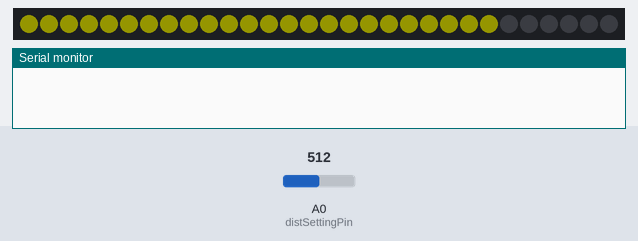
The sketch below on a simulated Arduino Uno, built with avr-gcc and run on an emulated ATmega328P. Shown: 30 RGB LEDs in strip order, left to right, the last lines printed to the serial monitor. Inputs (shaded band) come from the test bench; at power-on: A0 (distSettingPin) = 512. Dim RGB values are drawn brighter than linear.

Above: at 1.3 s.
1.4 s: A0 (distSettingPin) set to 628
At 2.3 s:
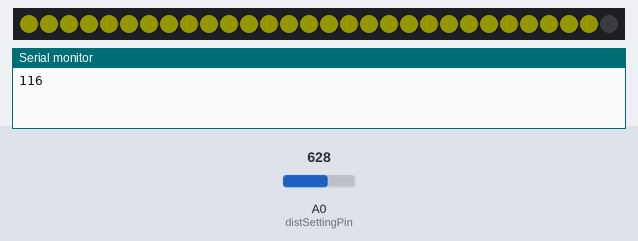
3.0 s: A0 (distSettingPin) set to 658
4.6 s: A0 (distSettingPin) set to 511
At 5.9 s:
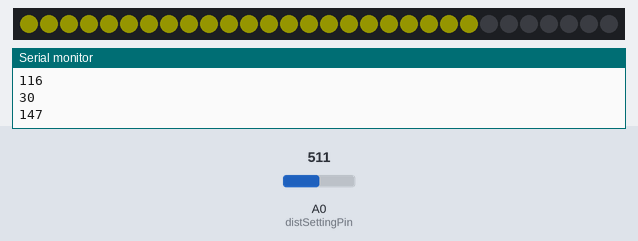
6.2 s: A0 (distSettingPin) set to 716
At 7.3 s:
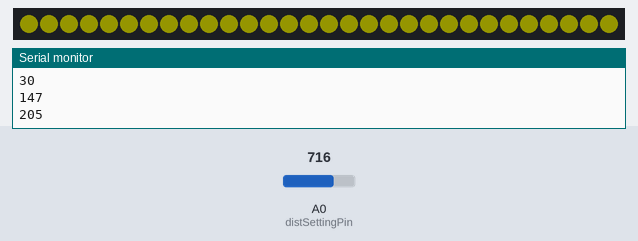
Timing chart, 0 to 8.8 s (numbered marks = the images above; inputs shaded):
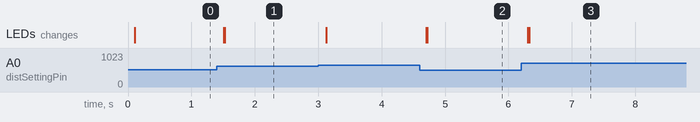

The sketch:

Parking_Sensor_V2.ino
```cpp
#include <Adafruit_NeoPixel.h>
#include <NewPing.h>

//Settings
int mode = 0;
int ledCount = 30;
int ledHalf = ledCount/2;
int distSetting = 12; //default setting for the golden distance
int distSettingPin = A0;
int ledPin = 12;
int tPin = 4, ePin = 5;
int distSettingAnalogValue = 0;
//delete these variables
int checktimes = 0;

NewPing sonar(tPin, ePin, 305); // 306 = approx. 10 feet. For timeout reasons.
Adafruit_NeoPixel strip = Adafruit_NeoPixel(ledCount, ledPin, NEO_GRB + NEO_KHZ800);

uint32_t red = strip.Color(255,0,0);
uint32_t green = strip.Color(0,255,0);
uint32_t yellow = strip.Color(255,255,0);

void setup(){
  Serial.begin(9600);

  pinMode(ledPin, OUTPUT);
  strip.begin();
  strip.setBrightness(20);
  strip.show();
  setDistanceSetting(analogRead(distSettingPin));
}

void loop(){
  checkSettings();

}

void checkSettings(){
  int analogValue1 = analogRead(distSettingPin);
  int potCheck = (analogValue1/1024.0) * 48;
  if(potCheck <= 3){ //check to see if the distance is less than 3, and if it is, change it to 3
    potCheck = 3;
  }

  if(abs(analogValue1-distSettingAnalogValue) >= 10){
    Serial.println(abs(analogValue1-distSettingAnalogValue));
    //Serial.print("checkSetting\t");
    //Serial.println(checktimes);
    checktimes++;// remember to delete this line
    setDistanceSetting(analogValue1);

  }
}

void setDistanceSetting(int analogv){

  distSettingAnalogValue = analogv;
  //Serial.print(analogValue);
  //Serial.print("\t");
  int distCheck = (analogv/1024.0) * 48; //48 inches or 4 ft max distance (any further would be a small window)
  if(distCheck <= 3){ //check to see if the distance is less than 3, and if it is, change it to 3
    distSetting = 3;
  }
  else{
    distSetting = distCheck;
  }
  //Serial.println(distSetting);
  displayDistanceSetting();
}

void displayDistanceSetting(){
  //int reading = sonar.convert_in(sonar.ping_median(3));
  int reading = 21;
  uint32_t setDistColor = yellow;
  int distSet = 22;
  if(reading == distSetting){
    setDistColor = green;
    Serial.print("True\t");
   Serial.print(distSet);
   Serial.print("\t");
   Serial.println(reading);
  }

  if(reading > ledCount){
    int leftover = distSetting - ledCount;
    for(int i = 0; i < ledCount; i++){
      strip.setPixelColor(i, setDistColor);
      strip.show();
      delay(100);
    }
    for(int i = ledCount; i < leftover; i++){
      strip.setPixelColor(i, setDistColor);
      strip.show();
      delay(100);
    }
  }
    else{
      for(int i = 0; i < distSetting; i++){
        strip.setPixelColor(i, setDistColor);
        strip.show();
        delay(3);
        }
      for(int i = distSetting; i < ledCount; i++){
        strip.setPixelColor(i, 0);
        strip.show();
        delay(2);
    }
  }
}


//Added Capacitor to help analogRead() noise
//made the setting update check analog based not distance based
//fixed LEDs
//git
//git1
```

Measured:
- after the input at 1.4 s, the LEDs: first change after 0.11 s (image 1 shows a later state)
- after the input at 4.6 s, the LEDs: first change after 0.10 s (image 2 shows a later state)
- after the input at 6.2 s, the LEDs: first change after 0.10 s (image 3 shows a later state)
